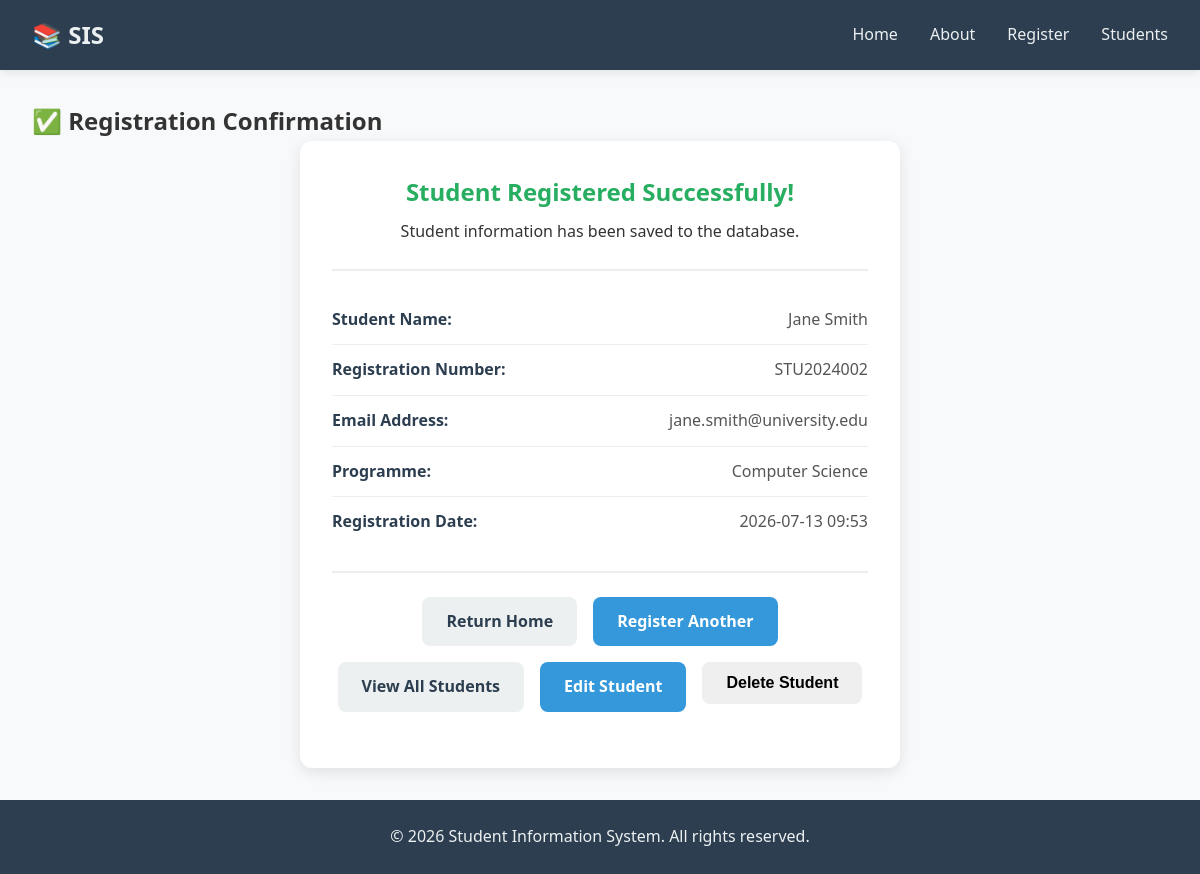
Page /student/Jane Smith on the committed database.
### sis_app/models.py (models this page shows, shortened)
class Student(db.Model):
    __tablename__ = 'students'
    id = db.Column(db.Integer, primary_key=True)
    student_name = db.Column(db.String(100), nullable=False)
    registration_number = db.Column(db.String(50), unique=True, nullable=False)
    email = db.Column(db.String(100), unique=True, nullable=False)
    programme = db.Column(db.String(100), nullable=False)
    registration_date = db.Column(db.DateTime, default=datetime.utcnow)
    is_active = db.Column(db.Boolean, default=True)

### sis_app/app.py (the view)
@app.route('/student/<name>')
def student_profile(name):
    students = get_student_by_name(name)
    if students:
        return render_template('confirmation.html', student=students[0])
    else:
        flash('Student not found!', 'error')
        return redirect(url_for('register'))

### sis_app/database.py (called while the page is built)
def get_student_by_name(name):
    return Student.query.filter(
        Student.student_name.contains(name),
        Student.is_active == True
    ).all()

### sis_app/templates/confirmation.html (shortened to what this page needs)
{% extends "base.html" %}
{% block content %}
    <section class="confirmation-page">
        <h2>✅ Registration Confirmation</h2>
        <div class="confirmation-card">
            <div class="confirmation-header">
                <h3>Student Registered Successfully!</h3>
                <p>Student information has been saved to the database.</p>
            </div>
            <div class="student-details">
                <div class="detail-item">
                    <span class="detail-label">Student Name:</span>
                    <span class="detail-value">{{ student.student_name }}</span>
                </div>
                <div class="detail-item">
                    <span class="detail-label">Registration Number:</span>
                    <span class="detail-value">{{ student.registration_number }}</span>
                </div>
                <div class="detail-item">
                    <span class="detail-label">Email Address:</span>
                    <span class="detail-value">{{ student.email }}</span>
                </div>
                <div class="detail-item">
                    <span class="detail-label">Programme:</span>
                    <span class="detail-value">{{ student.programme }}</span>
                </div>
                <div class="detail-item">
                    <span class="detail-label">Registration Date:</span>
                    <span class="detail-value">{{ student.registration_date.strftime('%Y-%m-%d %H:%M') }}</span>
                </div>
            </div>
            <div class="confirmation-actions">
                <a href="{{ url_for('home') }}" class="btn btn-secondary">Return Home</a>
                <a href="{{ url_for('register') }}" class="btn btn-primary">Register Another</a>
                <a href="{{ url_for('students_list') }}" class="btn btn-secondary">View All Students</a>
                <a href="{{ url_for('edit_student', registration_number=student.registration_number) }}" class="btn btn-primary">Edit Student</a>
                <form action="{{ url_for('delete_student_route', registration_number=student.registration_number) }}"
                      method="POST" style="display:inline;"
                      onsubmit="return confirm('Delete this student record?');">
                    <button type="submit" class="btn btn-danger">Delete Student</button>
                </form>
            </div>
        </div>
    </section>
{% endblock %}

### sis_app/static/style.css (style rules this page uses)
* { margin: 0; padding: 0; box-sizing: border-box; }
body { font-family: 'Segoe UI', Tahoma, Geneva, Verdana, sans-serif; line-height: 1.6; color: #333; background-color: #f8f9fa; min-height: 100vh; display: flex; flex-direction: column; }
.btn { display: inline-block; padding: 0.75rem 1.5rem; border: none; border-radius: 8px; font-size: 1rem; font-weight: 600; cursor: pointer; text-decoration: none; transition: background-color 0.3s ease, transform 0.2s ease; }
.btn-primary { background-color: #3498db; color: white; }
.btn-secondary { background-color: #ecf0f1; color: #2c3e50; }
.confirmation-card { background: white; padding: 2rem; border-radius: 12px; box-shadow: 0 4px 15px rgba(0, 0, 0, 0.1); max-width: 600px; margin: 0 auto; }
.confirmation-header { text-align: center; padding-bottom: 1.5rem; border-bottom: 2px solid #eee; margin-bottom: 1.5rem; }
.confirmation-header h3 { color: #27ae60; font-size: 1.5rem; margin-bottom: 0.5rem; }
.student-details { margin: 1.5rem 0; }
.detail-item { display: flex; justify-content: space-between; padding: 0.75rem 0; border-bottom: 1px solid #eee; }
.detail-item:last-child { border-bottom: none; }
.detail-label { font-weight: 600; color: #2c3e50; }
.detail-value { color: #555; }
.confirmation-actions { display: flex; gap: 1rem; justify-content: center; flex-wrap: wrap; margin: 1.5rem 0; padding-top: 1.5rem; border-top: 2px solid #eee; }

### rows in the picture
Student: student_name "Jane Smith", registration_number "STU2024002", email "jane.smith@university.edu", programme "Computer Science", registration_date "2026-07-13 09:53"
